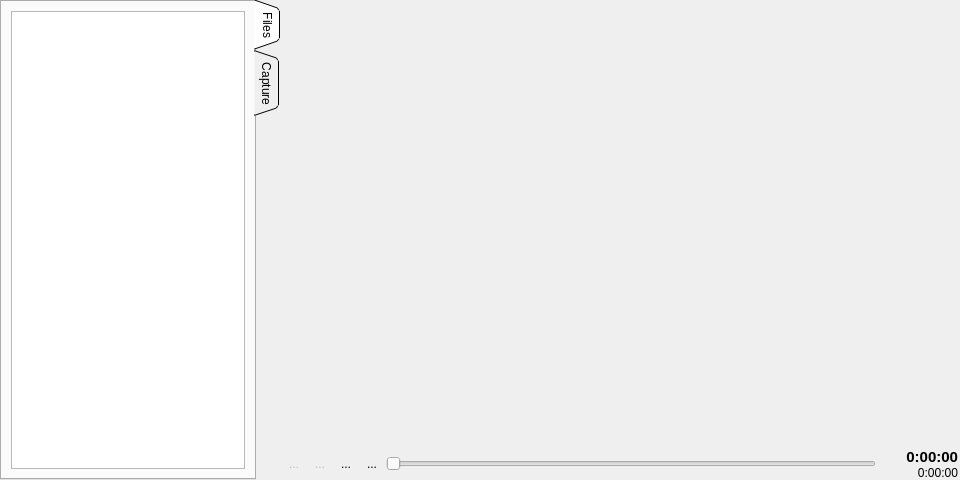
<?xml version="1.0" encoding="UTF-8"?>
<ui version="4.0">
 <class>mainWindow</class>
 <widget class="QMainWindow" name="mainWindow">
  <property name="geometry">
   <rect>
    <x>0</x>
    <y>0</y>
    <width>960</width>
    <height>480</height>
   </rect>
  </property>
  <property name="windowTitle">
   <string>LXiMediaPlayer</string>
  </property>
  <widget class="QWidget" name="centralwidget">
   <layout class="QHBoxLayout" name="horizontalLayout_2">
    <property name="spacing">
     <number>0</number>
    </property>
    <property name="margin">
     <number>0</number>
    </property>
    <item>
     <widget class="QTabWidget" name="tabWidget">
      <property name="minimumSize">
       <size>
        <width>280</width>
        <height>0</height>
       </size>
      </property>
      <property name="maximumSize">
       <size>
        <width>280</width>
        <height>16777215</height>
       </size>
      </property>
      <property name="tabPosition">
       <enum>QTabWidget::East</enum>
      </property>
      <property name="tabShape">
       <enum>QTabWidget::Triangular</enum>
      </property>
      <property name="currentIndex">
       <number>0</number>
      </property>
      <widget class="QWidget" name="filesTab">
       <attribute name="title">
        <string>Files</string>
       </attribute>
       <layout class="QVBoxLayout" name="verticalLayout_3">
        <item>
         <widget class="QTreeWidget" name="fileList">
          <property name="rootIsDecorated">
           <bool>false</bool>
          </property>
          <property name="headerHidden">
           <bool>true</bool>
          </property>
          <column>
           <property name="text">
            <string notr="true">1</string>
           </property>
          </column>
         </widget>
        </item>
       </layout>
      </widget>
      <widget class="QWidget" name="captureTab">
       <attribute name="title">
        <string>Capture</string>
       </attribute>
       <layout class="QVBoxLayout" name="verticalLayout_5">
        <item>
         <layout class="QHBoxLayout" name="horizontalLayout_4">
          <item>
           <widget class="QLabel" name="label">
            <property name="text">
             <string>Device:</string>
            </property>
           </widget>
          </item>
          <item>
           <widget class="QComboBox" name="captureDevices"/>
          </item>
         </layout>
        </item>
        <item>
         <widget class="QGroupBox" name="tunerGroup">
          <property name="sizePolicy">
           <sizepolicy hsizetype="Preferred" vsizetype="Minimum">
            <horstretch>0</horstretch>
            <verstretch>0</verstretch>
           </sizepolicy>
          </property>
          <property name="title">
           <string>Tuner</string>
          </property>
          <layout class="QVBoxLayout" name="verticalLayout_4">
           <item>
            <layout class="QHBoxLayout" name="horizontalLayout_3">
             <item>
              <widget class="QLabel" name="label_2">
               <property name="minimumSize">
                <size>
                 <width>80</width>
                 <height>0</height>
                </size>
               </property>
               <property name="maximumSize">
                <size>
                 <width>80</width>
                 <height>16777215</height>
                </size>
               </property>
               <property name="text">
                <string>Frequency:</string>
               </property>
              </widget>
             </item>
             <item>
              <widget class="QSpinBox" name="frequencySpin"/>
             </item>
             <item>
              <widget class="QToolButton" name="tuneDownButton">
               <property name="text">
                <string>...</string>
               </property>
               <property name="autoRaise">
                <bool>true</bool>
               </property>
              </widget>
             </item>
             <item>
              <widget class="QToolButton" name="tuneUpButton">
               <property name="text">
                <string>...</string>
               </property>
               <property name="autoRaise">
                <bool>true</bool>
               </property>
              </widget>
             </item>
            </layout>
           </item>
           <item>
            <layout class="QHBoxLayout" name="horizontalLayout_5">
             <item>
              <widget class="QLabel" name="label_3">
               <property name="minimumSize">
                <size>
                 <width>80</width>
                 <height>0</height>
                </size>
               </property>
               <property name="maximumSize">
                <size>
                 <width>80</width>
                 <height>16777215</height>
                </size>
               </property>
               <property name="text">
                <string>Signal:</string>
               </property>
              </widget>
             </item>
             <item>
              <widget class="QProgressBar" name="signalStrength">
               <property name="value">
                <number>0</number>
               </property>
              </widget>
             </item>
            </layout>
           </item>
          </layout>
         </widget>
        </item>
        <item>
         <widget class="QTreeWidget" name="captureStreams">
          <property name="rootIsDecorated">
           <bool>false</bool>
          </property>
          <attribute name="headerVisible">
           <bool>false</bool>
          </attribute>
          <attribute name="headerVisible">
           <bool>false</bool>
          </attribute>
          <column>
           <property name="text">
            <string notr="true">1</string>
           </property>
          </column>
         </widget>
        </item>
       </layout>
      </widget>
     </widget>
    </item>
    <item>
     <layout class="QVBoxLayout" name="verticalLayout_2">
      <property name="spacing">
       <number>0</number>
      </property>
      <item>
       <widget class="LXiStreamGui::SVideoView" name="videoView" native="true">
        <property name="sizePolicy">
         <sizepolicy hsizetype="MinimumExpanding" vsizetype="MinimumExpanding">
          <horstretch>0</horstretch>
          <verstretch>0</verstretch>
         </sizepolicy>
        </property>
       </widget>
      </item>
      <item>
       <widget class="QFrame" name="controlsFrame">
        <property name="sizePolicy">
         <sizepolicy hsizetype="Preferred" vsizetype="Maximum">
          <horstretch>0</horstretch>
          <verstretch>0</verstretch>
         </sizepolicy>
        </property>
        <property name="frameShape">
         <enum>QFrame::NoFrame</enum>
        </property>
        <layout class="QHBoxLayout" name="horizontalLayout">
         <property name="spacing">
          <number>2</number>
         </property>
         <property name="leftMargin">
          <number>2</number>
         </property>
         <property name="topMargin">
          <number>2</number>
         </property>
         <property name="rightMargin">
          <number>2</number>
         </property>
         <property name="bottomMargin">
          <number>0</number>
         </property>
         <item>
          <widget class="QToolButton" name="stopButton">
           <property name="enabled">
            <bool>false</bool>
           </property>
           <property name="text">
            <string>...</string>
           </property>
           <property name="iconSize">
            <size>
             <width>24</width>
             <height>24</height>
            </size>
           </property>
           <property name="autoRaise">
            <bool>true</bool>
           </property>
          </widget>
         </item>
         <item>
          <widget class="QToolButton" name="pauseButton">
           <property name="enabled">
            <bool>false</bool>
           </property>
           <property name="toolTip">
            <string>Pause</string>
           </property>
           <property name="text">
            <string>...</string>
           </property>
           <property name="iconSize">
            <size>
             <width>24</width>
             <height>24</height>
            </size>
           </property>
           <property name="checkable">
            <bool>true</bool>
           </property>
           <property name="autoRaise">
            <bool>true</bool>
           </property>
          </widget>
         </item>
         <item>
          <widget class="QToolButton" name="fullscreenButton">
           <property name="toolTip">
            <string>Fullscreen</string>
           </property>
           <property name="text">
            <string>...</string>
           </property>
           <property name="icon">
            <iconset resource="images.qrc">
             <normaloff>:/images/view-fullscreen.svg</normaloff>:/images/view-fullscreen.svg</iconset>
           </property>
           <property name="iconSize">
            <size>
             <width>24</width>
             <height>24</height>
            </size>
           </property>
           <property name="checkable">
            <bool>true</bool>
           </property>
           <property name="autoRaise">
            <bool>true</bool>
           </property>
          </widget>
         </item>
         <item>
          <widget class="QToolButton" name="fullscreenSecButton">
           <property name="toolTip">
            <string>Fullscreen on secundary display</string>
           </property>
           <property name="text">
            <string>...</string>
           </property>
           <property name="icon">
            <iconset resource="images.qrc">
             <normaloff>:/images/view-fullscreensec.svg</normaloff>:/images/view-fullscreensec.svg</iconset>
           </property>
           <property name="iconSize">
            <size>
             <width>24</width>
             <height>24</height>
            </size>
           </property>
           <property name="checkable">
            <bool>true</bool>
           </property>
           <property name="autoRaise">
            <bool>true</bool>
           </property>
          </widget>
         </item>
         <item>
          <widget class="QSlider" name="timeSlider">
           <property name="enabled">
            <bool>false</bool>
           </property>
           <property name="orientation">
            <enum>Qt::Horizontal</enum>
           </property>
          </widget>
         </item>
         <item>
          <layout class="QVBoxLayout" name="verticalLayout">
           <property name="spacing">
            <number>0</number>
           </property>
           <item>
            <widget class="QLabel" name="timeLabel">
             <property name="minimumSize">
              <size>
               <width>80</width>
               <height>0</height>
              </size>
             </property>
             <property name="font">
              <font>
               <pointsize>11</pointsize>
               <weight>75</weight>
               <bold>true</bold>
              </font>
             </property>
             <property name="text">
              <string>0:00:00</string>
             </property>
             <property name="alignment">
              <set>Qt::AlignRight|Qt::AlignTrailing|Qt::AlignVCenter</set>
             </property>
            </widget>
           </item>
           <item>
            <widget class="QLabel" name="durationLabel">
             <property name="text">
              <string>0:00:00</string>
             </property>
             <property name="alignment">
              <set>Qt::AlignRight|Qt::AlignTrailing|Qt::AlignVCenter</set>
             </property>
            </widget>
           </item>
          </layout>
         </item>
        </layout>
       </widget>
      </item>
     </layout>
    </item>
   </layout>
  </widget>
 </widget>
 <customwidgets>
  <customwidget>
   <class>LXiStreamGui::SVideoView</class>
   <extends>QWidget</extends>
   <header location="global">liblxistreamgui/svideoview.h</header>
   <container>1</container>
  </customwidget>
 </customwidgets>
 <resources>
  <include location="images.qrc"/>
 </resources>
 <connections/>
</ui>
